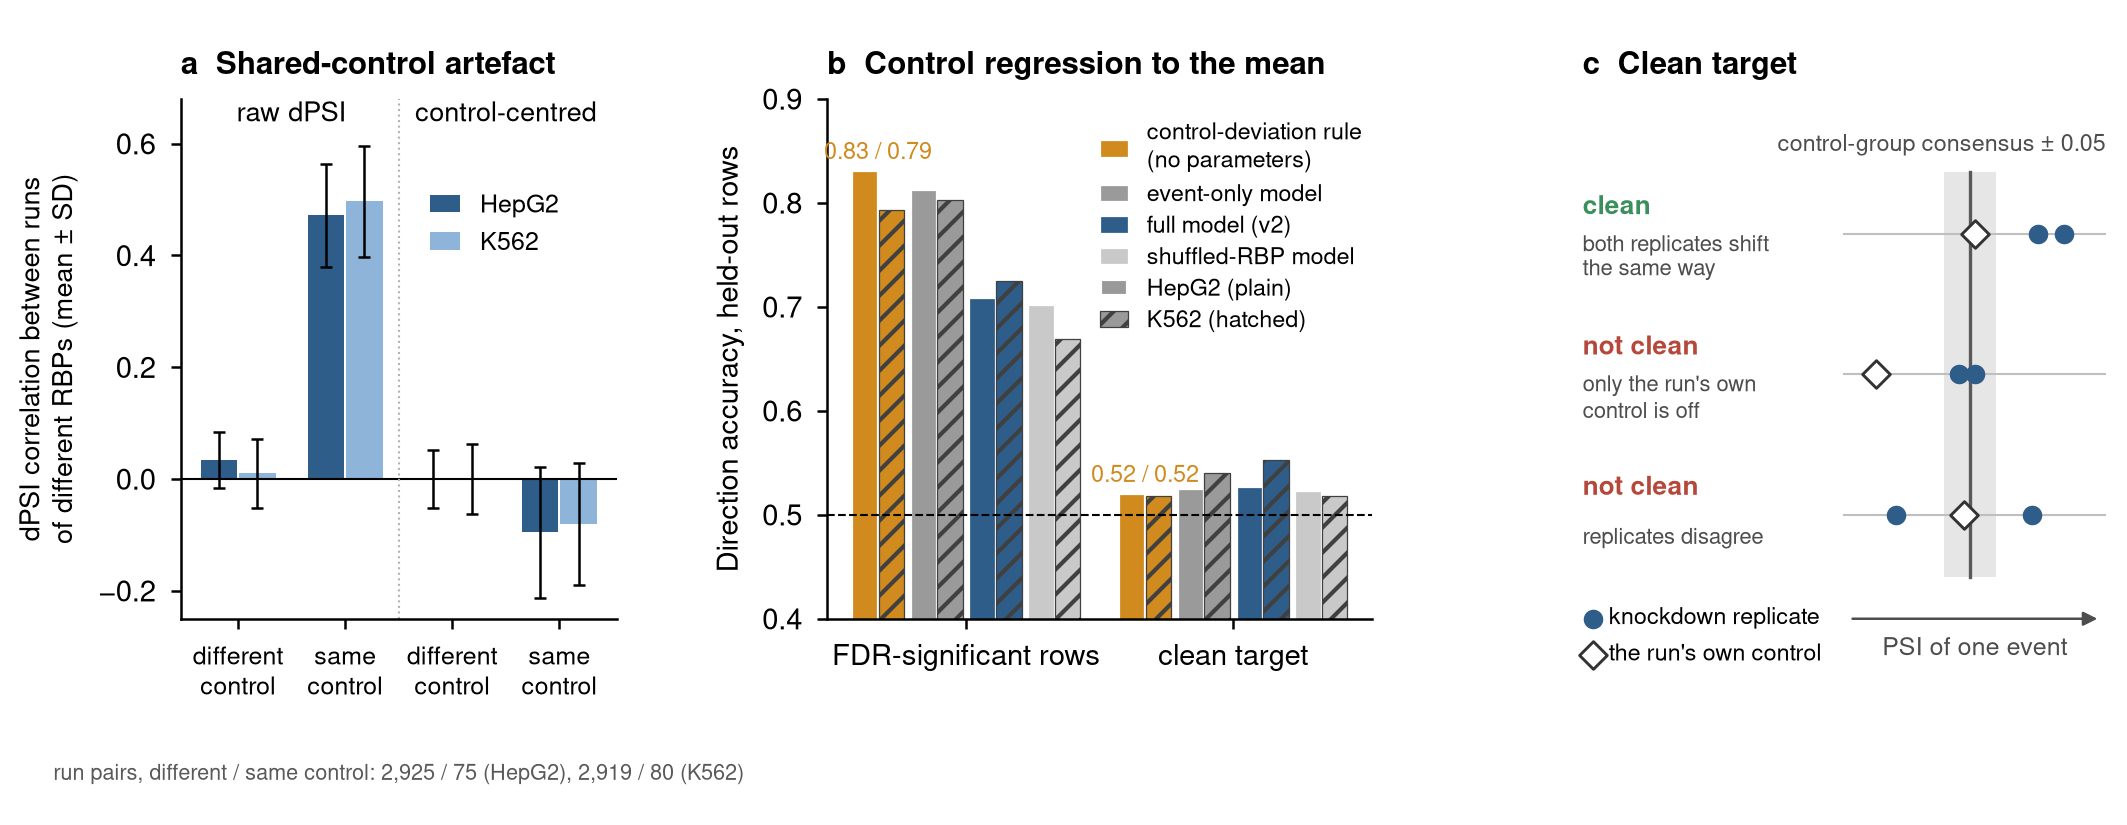

Reproduce this figure in Python.
"""Figure 1: two artefacts that inflate apparent predictability, and the clean target.
(a) dPSI correlation between pairs of knockdown runs of different RBPs, sharing a control or not, before and after control-centring
    (means and SDs parsed from logs/control_centering.txt, written by 12_baselines/03_control_centering.py).
(b) direction accuracy on FDR-significant rows and on the clean target for the zero-parameter control-deviation rule and the v2 models
    (13_model/clean_target_summary.tsv, written by 13_model/07_clean_target.py; row-level, seed 0, held-out folds).
(c) schematic of the clean-target definition (thresholds as in 13_model/07_clean_target.py: each knockdown replicate deviates > 0.05 from the
    control-group consensus in the same direction and |control-centred dPSI| > 0.1)."""
import re, numpy as np, pandas as pd
from _style import *
from matplotlib.patches import FancyBboxPatch
fig = plt.figure(figsize=(7.09, 2.75)); gs = fig.add_gridspec(1, 3, width_ratios=[1.0, 1.25, 1.2], wspace=0.42, left=0.085, right=0.99, top=0.88, bottom=0.25)
# ---- a: shared control
txt = open(f"{PB}/logs/control_centering.txt").read().split("\n"); vals = {}; cell = None; kind = None
for l in txt:
    m = re.match(r"(HepG2|K562) runs per control", l)
    if m: cell = m.group(1)
    for key in ("r_raw", "r_cc"):
        if l.startswith(key): kind = key
    t = l.replace("r_raw", "").replace("r_cc", "").split()
    if cell and kind and len(t) == 3 and t[0] in ("count", "mean", "std"): vals[(cell, kind, t[0])] = (float(t[1]), float(t[2]))     # (different control, same control)
ax = fig.add_subplot(gs[0]); groups = [("r_raw", 0, "different\ncontrol"), ("r_raw", 1, "same\ncontrol"), ("r_cc", 0, "different\ncontrol"), ("r_cc", 1, "same\ncontrol")]
for i, c in enumerate(CELLS):
    x = np.arange(4) + (i - 0.5) * 0.36; y = [vals[(c, k, "mean")][j] for k, j, _ in groups]; e = [vals[(c, k, "std")][j] for k, j, _ in groups]
    ax.bar(x, y, 0.34, color=COL[c], label=c, yerr=e, error_kw=dict(lw=0.6, capsize=1.5, capthick=0.6))
ax.axhline(0, color="k", lw=0.5); ax.set_xticks(range(4)); ax.set_xticklabels([g[2] for g in groups], fontsize=6); ax.set_ylabel("dPSI correlation between runs\nof different RBPs (mean ± SD)", fontsize=6.5); ax.set_ylim(-0.25, 0.68)
ax.text(0.5, 0.64, "raw dPSI", ha="center", fontsize=6.5); ax.text(2.5, 0.64, "control-centred", ha="center", fontsize=6.5); ax.axvline(1.5, color="0.7", lw=0.5, ls=":"); ax.legend(fontsize=6, loc="upper left", bbox_to_anchor=(0.52, 0.86), handlelength=1.2)
n = {c: [int(v) for v in vals[(c, "r_raw", "count")]] for c in CELLS}; ax.text(0.5, -0.31, f"run pairs, different / same control: {n['HepG2'][0]:,} / {n['HepG2'][1]} (HepG2), {n['K562'][0]:,} / {n['K562'][1]} (K562)", transform=ax.transAxes, fontsize=5.2, color="0.35", ha="center")
panel(ax, "a", "Shared-control artefact")
# ---- b: regression to the mean
S = pd.read_csv(f"{PB}/13_model/clean_target_summary.tsv", sep="\t").set_index(["cell_line", "set"]); ax = fig.add_subplot(gs[1])
preds = [("rule", "control-deviation rule\n(no parameters)", "#d08a1d"), ("event_only", "event-only model", "#9a9a9a"), ("v2_A", "full model (v2)", "#2f5d8a"), ("shuffled", "shuffled-RBP model", "#c9c9c9")]; sets = [("sig_FDR", "FDR-significant rows"), ("clean_0.05", "clean target")]
w = 0.1
for si, (s, sl) in enumerate(sets):
    for pi, (p, pl, pc) in enumerate(preds):
        for ci, c in enumerate(CELLS):
            x = si + (pi - 1.5) * 0.22 + (ci - 0.5) * w; ax.bar(x, S.loc[(c, s), p], w * 0.95, color=pc, hatch=None if ci == 0 else "////", edgecolor="white" if ci == 0 else "0.25", linewidth=0.3, label=pl if (si == 0 and ci == 0) else None)
ax.axhline(0.5, color="k", lw=0.5, ls="--"); ax.set_ylim(0.4, 0.9); ax.set_xticks([0, 1]); ax.set_xticklabels([s[1] for s in sets]); ax.set_ylabel("Direction accuracy, held-out rows")
h, l = ax.get_legend_handles_labels(); from matplotlib.patches import Patch
h += [Patch(facecolor="0.6", edgecolor="white"), Patch(facecolor="0.6", hatch="////", edgecolor="0.25", linewidth=0.3)]; l += ["HepG2 (plain)", "K562 (hatched)"]; ax.legend(h, l, fontsize=5.6, loc="upper right", bbox_to_anchor=(1.02, 1.0), handlelength=1.2, labelspacing=0.35)
ax.text(-0.33, S.loc[("HepG2", "sig_FDR"), "rule"] + 0.012, f"{S.loc[('HepG2', 'sig_FDR'), 'rule']:.2f} / {S.loc[('K562', 'sig_FDR'), 'rule']:.2f}", ha="center", fontsize=5.6, color="#d08a1d")
ax.text(1 - 0.33, S.loc[("HepG2", "clean_0.05"), "rule"] + 0.012, f"{S.loc[('HepG2', 'clean_0.05'), 'rule']:.2f} / {S.loc[('K562', 'clean_0.05'), 'rule']:.2f}", ha="center", fontsize=5.6, color="#d08a1d")
panel(ax, "b", "Control regression to the mean")
# ---- c: schematic
ax = fig.add_subplot(gs[2]); ax.set_xlim(0, 1); ax.set_ylim(0, 1); ax.axis("off"); panel(ax, "c", "Clean target")
x0 = 0.74; L = 0.50; rows = [(0.74, "clean", [0.87, 0.92], 0.75, "#3a8f5c", "both replicates shift\nthe same way"), (0.47, "not clean", [0.75, 0.72], 0.56, "#b5483a", "only the run's own\ncontrol is off"), (0.20, "not clean", [0.86, 0.60], 0.73, "#b5483a", "replicates disagree")]
ax.add_patch(plt.Rectangle((x0 - 0.05, 0.08), 0.10, 0.78, color="0.9", lw=0)); ax.plot([x0, x0], [0.08, 0.86], color="0.35", lw=0.8)
ax.text(1.0, 0.90, "control-group consensus ± 0.05", ha="right", fontsize=5.6, color="0.3")
for y, lab, reps, ctrl, colr, why in rows:
    ax.plot([L, 1.0], [y, y], color="0.75", lw=0.5); ax.scatter(reps, [y, y], s=22, color="#2f5d8a", zorder=3, lw=0); ax.scatter([ctrl], [y], s=22, marker="D", facecolor="white", edgecolor="0.2", lw=0.7, zorder=3)
    ax.text(0.0, y + 0.05, lab, fontsize=6.3, fontweight="bold", color=colr, ha="left", va="center"); ax.text(0.0, y - 0.045, why, fontsize=5.3, color="0.3", ha="left", va="center", linespacing=1.1)
ax.scatter([0.02], [0.0], s=22, color="#2f5d8a", lw=0, clip_on=False); ax.text(0.05, 0.0, "knockdown replicate", fontsize=5.6, va="center"); ax.scatter([0.02], [-0.07], s=22, marker="D", facecolor="white", edgecolor="0.2", lw=0.7, clip_on=False); ax.text(0.05, -0.07, "the run's own control", fontsize=5.6, va="center")
ax.annotate("", xy=(1.0, 0.0), xytext=(L, 0.0), arrowprops=dict(arrowstyle="-|>", lw=0.6, color="0.3"), annotation_clip=False); ax.text((L + 1) / 2, -0.07, "PSI of one event", ha="center", fontsize=6, color="0.3")
save(fig, "fig1_artefacts")
